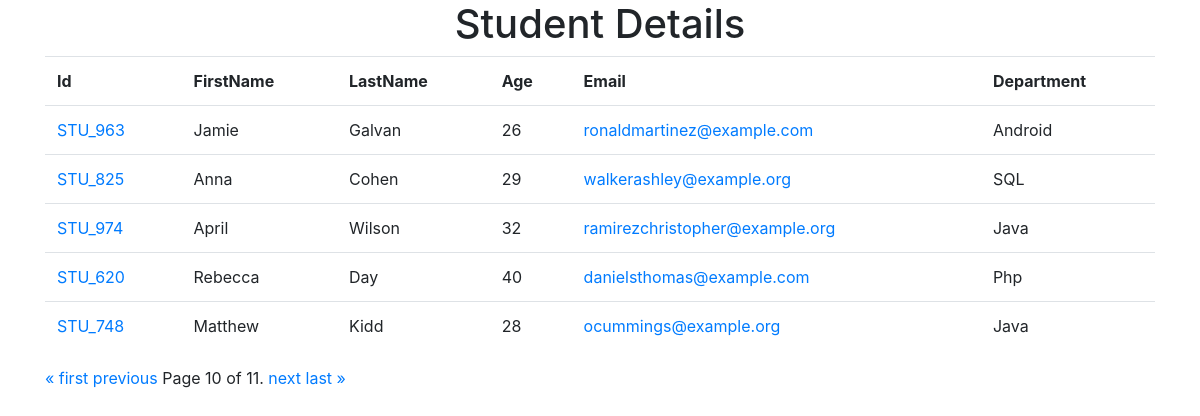
The page /?page=10 on the database its author committed.
### studentapp/models.py (models this page shows)
class Student(models.Model):
    dept = models.ForeignKey(Department, on_delete=models.CASCADE)
    student_id = models.OneToOneField(StudentId, on_delete=models.CASCADE)
    firstname = models.CharField(max_length=50)
    lastname = models.CharField(max_length=50)
    age = models.IntegerField()
    email=models.CharField(max_length=50)

class StudentId(models.Model):
    student_id = models.CharField(max_length=20)

class Department(models.Model):
    deptname = models.CharField(max_length=50)

### studentapp/views.py (the view)
# urls.py: path("",index,name="index"),
def index(request):
    studentData = Student.objects.all()
    paginator = Paginator(studentData, 5)
    page_number = request.GET.get("page")
    page_obj = paginator.get_page(page_number)
    return render(request, 'index.html',{"studentData":page_obj})

### templates/index.html (shortened to what this page needs)
<!DOCTYPE html>
<html lang="en">
<head>
    <link rel="stylesheet" href="https://cdn.jsdelivr.net/npm/bootstrap@4.4.1/dist/css/bootstrap.min.css"
>
</head>
<body>
    <div class="container">
        <div class="row">
            <div class="col-12">
                <h1 align="center">Student Details</h1>
                <table class="table">
                    <tr>
                        <th>Id</th>
                        <th>FirstName</th>
                        <th>LastName</th>
                        <th>Age</th>
                        <th>Email</th>
                        <th>Department</th>
                    </tr>
                    {%for i in studentData%}
                    <tr>
                        <td><a href="{%url 'marks' i.student_id.student_id%}">{{i.student_id.student_id}}</a></td>
                        <td>{{i.firstname}}</td>
                        <td>{{i.lastname}}</td>
                        <td>{{i.age}}</td>
                        <td><a href="{%url 'sendmail' i.student_id.student_id%}">{{i.email}}</a></td>
                        <td>{{i.dept.deptname}}</td>
                    </tr>
                    {%endfor%}
                </table>
                <div class="pagination">
                    <span class="step-links">
                        {% if studentData.has_previous %}
                        <a href="?page=1">&laquo; first</a>
                        <a href="?page={{ studentData.previous_page_number }}">previous</a>
                        {% endif %}
                        <span class="current">
                            Page {{ studentData.number }} of {{ studentData.paginator.num_pages }}.
                        </span>
                        {% if studentData.has_next %}
                        <a href="?page={{ studentData.next_page_number }}">next</a>
                        <a href="?page={{ studentData.paginator.num_pages }}">last &raquo;</a>
                        {% endif %}
                    </span>
                </div>
            </div>
        </div>
    </div>
</body>
</html>

### rows shown on the page
Student: student_id.student_id "STU_963", firstname "Jamie", lastname "Galvan", age "26", email "ronaldmartinez@example.com", dept.deptname "Android"
Student: student_id.student_id "STU_825", firstname "Anna", lastname "Cohen", age "29", email "walkerashley@example.org", dept.deptname "SQL"
Student: student_id.student_id "STU_974", firstname "April", lastname "Wilson", age "32", email "ramirezchristopher@example.org", dept.deptname "Java"
Student: student_id.student_id "STU_620", firstname "Rebecca", lastname "Day", age "40", email "danielsthomas@example.com", dept.deptname "Php"
Student: student_id.student_id "STU_748", firstname "Matthew", lastname "Kidd", age "28", email "ocummings@example.org", dept.deptname "Java"

### other values the page prints
{{ studentData.number }} "10"
{{ studentData.paginator.num_pages }} "11"
